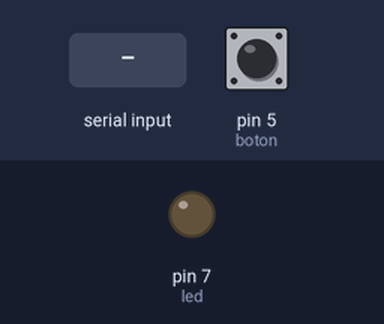
Bench run of a sketch on a simulated Arduino Uno, built with avr-gcc and run on an emulated ATmega328P. Shown: output pins drawn as LEDs (lit = HIGH). Dashed ring = blinking. The test bench sets the inputs (shaded band); at power-on: pin 5 (boton) LOW. What the sketch prints to the serial monitor is not drawn.

Above: at 1.2 s.
1.3 s: pin 5 (boton) pulled HIGH for 1 s
At 1.45 s:
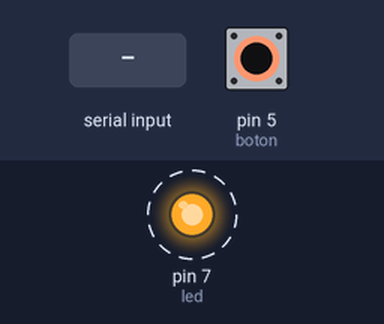
3.8 s: "a" received over Serial
At 4.3 s:
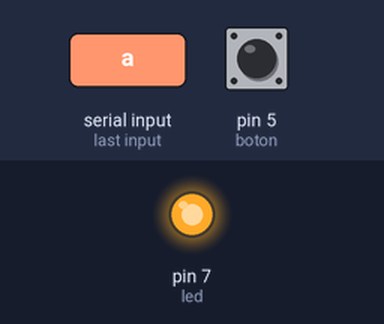
5.3 s: "b" received over Serial
At 6.5 s:
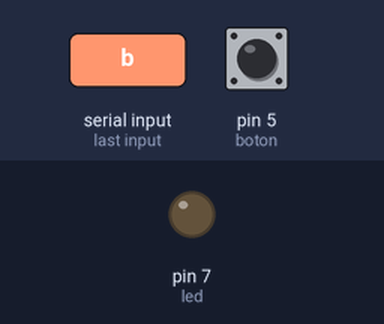
6.8 s: pin 5 (boton) pulled HIGH for 0.15 s
At 7.7 s:
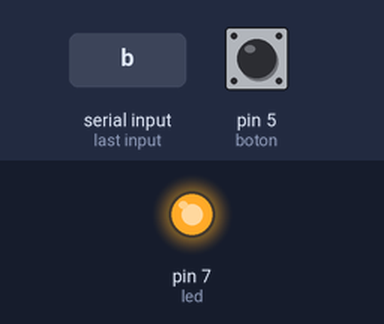
Timing chart, 0 to 9.4 s (numbered marks = the images above; inputs shaded):
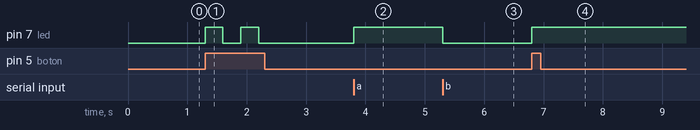

The sketch:

Led.ino
```cpp
int led = 7;
int boton = 5;

int estado = 0;
int estadobtn = 0;

void setup()
{
  Serial.begin(9600);
  pinMode(led, OUTPUT);
  pinMode(boton, INPUT);

}

void loop()
{
  int val = digitalRead(boton);
  if (val == HIGH)
    {
          if(estadobtn == 0)
            {
              digitalWrite(led, HIGH);
              estadobtn = 1;
              Serial.print("ON ");
            }
          else
            {
              digitalWrite(led, LOW);
              estadobtn = 0;
              Serial.print("OFF ");
            }
          delay(300);
    }

  if(Serial.available()>0)
  {
    estado = Serial.read();
    Serial.print(estado);
  }
  switch(estado)
  {
    case 'a':
    digitalWrite(led, HIGH);
    estadobtn = 1;
    break;
    case 'b':
    digitalWrite(led, LOW);
    estadobtn = 0;
    break;
  }
  estado = 0;
}
```

Measured:
- after the input at 1.3 s, pin 7 (led): alternates HIGH for 0.30 s and LOW for 0.30 s, 4 changes in all, then stays LOW, starting at once
- after the input at 3.8 s, pin 7 (led): LOW → HIGH at once
- after the input at 5.3 s, pin 7 (led): HIGH → LOW at once
- after the input at 6.8 s, pin 7 (led): LOW → HIGH at once
